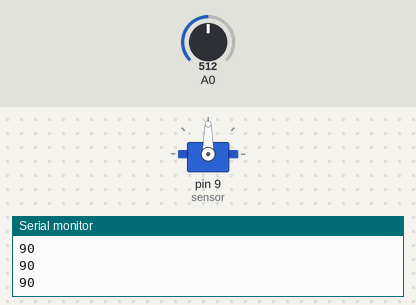
Recording of a sketch running on a simulated Arduino Uno, built with avr-gcc and run on an emulated ATmega328P. Shown: servo, the last lines printed to the serial monitor. Inputs (shaded band) come from the test bench; at power-on: A0 = 512.

Above: at 1.2 s.
1.3 s: A0 set to 716
At 1.7 s:
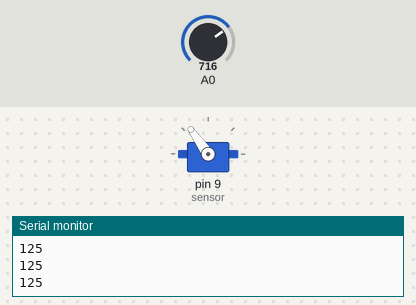
2.8 s: A0 set to 900
At 3.2 s:
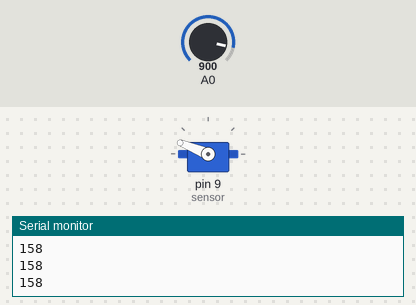
4.3 s: A0 set to 1023
At 5.3 s:
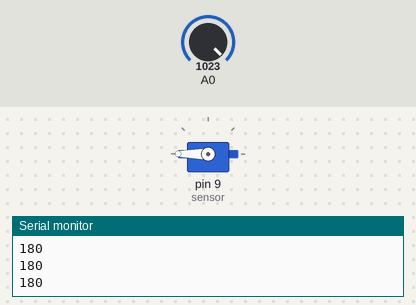
5.8 s: A0 set to 306
At 6.3 s:
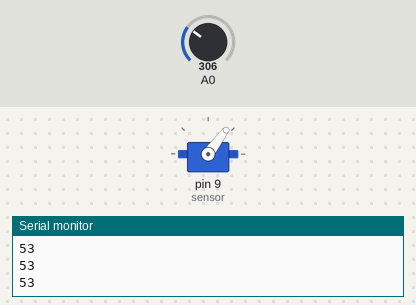
7.3 s: A0 set to 122
At 8.5 s:
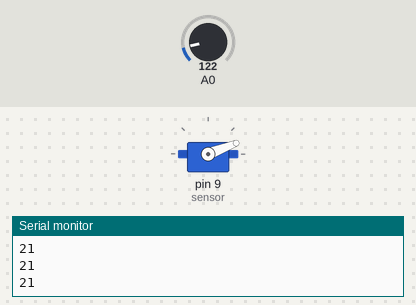
8.8 s: A0 set to 0
At 10.1 s:
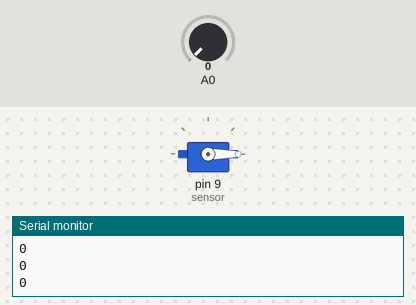
Timing chart, 0 to 11.3 s (numbered marks = the images above; inputs shaded):
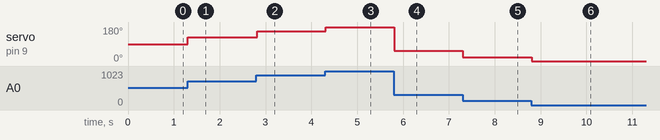

The sketch:

sketch_mar20b.ino
```cpp
#include  <Servo.h>//導入伺服馬達需要
Servo servo;
int angle=0;
int light=0;
int sensor=9;
int LED_Pin=3;

//開關
int before=0;
int current=0;


void setup() {
  Serial.begin(9600);

  servo.attach(sensor);//設定9號腳位為伺服馬達的控制腳位,注意,實際偵測改變的仍是A0腳位,9號腳位只是用於輸出訊號給馬達


}

void loop() {


   //當開關狀態為1時,才開啟可變電阻控制伺服馬達

      angle=map(analogRead(A0),0,1023,0,180);

      servo.write(angle);
      Serial.println(angle);


    delay(15);

  }
```

Measured:
- after the input at 1.3 s, servo on pin 9 (sensor): 90° → 125° at once
- after the input at 2.8 s, servo on pin 9 (sensor): 125° → 158° at once
- after the input at 4.3 s, servo on pin 9 (sensor): 158° → 180° at once
- after the input at 5.8 s, servo on pin 9 (sensor): 180° → 53° at once
- after the input at 7.3 s, servo on pin 9 (sensor): 53° → 21° at once
- after the input at 8.8 s, servo on pin 9 (sensor): 21° → 0° at once
